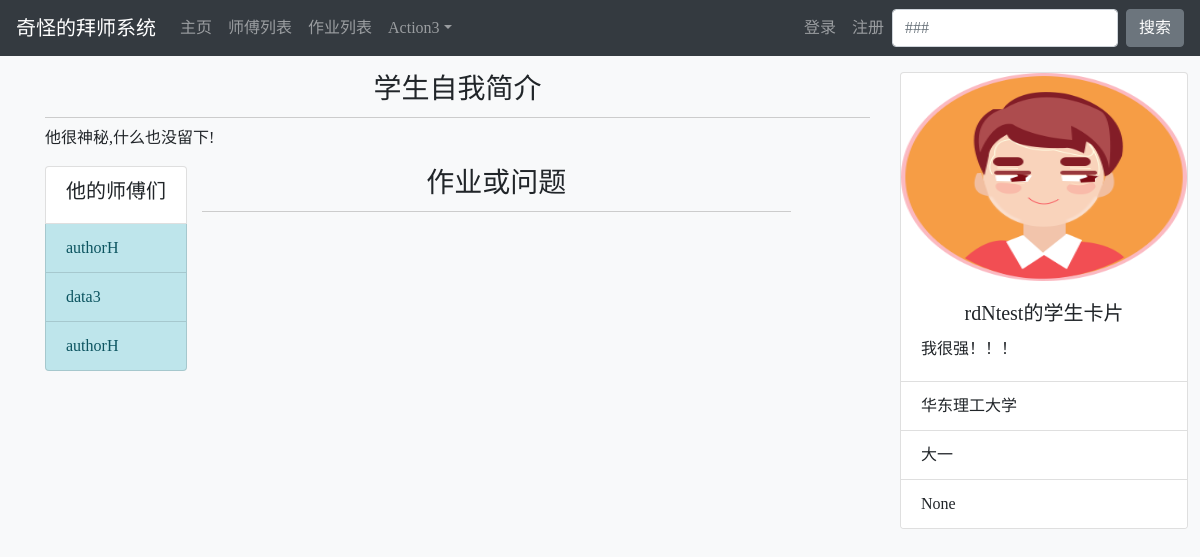
The page /Apprenticeship/student_outside_info/16 on the database its author committed.
### Apprenticeship/models.py (models this page shows, shortened)
class ApprenticeRequest(models.Model):
    user = models.ForeignKey(User, on_delete=models.DO_NOTHING, null=True)
    teacher = models.ForeignKey(Teacher, on_delete=models.DO_NOTHING)
    created_time = models.DateTimeField(auto_now_add=True)
    result = models.IntegerField(default=0)  # 0表示请求中，1表示请求成功，2表示请求失败

### user/models.py (models this page shows, shortened)
class Teacher(models.Model):
    user = models.OneToOneField(User, on_delete=models.CASCADE, null=True)
    teacher_name = models.CharField(max_length=10, null=True)
    skill = models.CharField(max_length=50, null=True)
    enter_time = models.DateTimeField(null=True, blank=True)
    self_introduction = RichTextUploadingField(null=True)

class Student(models.Model):
    user = models.OneToOneField(User, on_delete=models.CASCADE, null=True)
    student_name = models.CharField(max_length=10, null=True)
    enter_time = models.DateTimeField(null=True, blank=True)
    help = models.CharField(max_length=50, null=True)
    self_introduction = RichTextUploadingField(null=True)

class Profile(models.Model):
    user = models.OneToOneField(User, on_delete=models.CASCADE)
    student_ID = models.CharField(max_length=8, null=True, verbose_name="学号")
    portrait = models.ImageField('头像', upload_to=user_directory_path, blank=True, null=True)
    real_name = models.CharField(max_length=10, null=True, verbose_name="真实姓名")
    nickname = models.CharField(max_length=20, verbose_name='昵称')
    school = models.CharField(max_length=10, default='华东理工大学')
    sex = models.CharField(max_length=2, null=True)
    grade = models.CharField(max_length=5)
    major = models.ForeignKey(Major, on_delete=models.DO_NOTHING, null=True)
    photo_resize = ImageSpecField(  # 注意：ImageSpecField 不会生成数据库表的字段
        source='portrait',
        processors=[ResizeToFill(148, 207)],  # 处理成一寸照片的大小
        format='JPEG',  # 处理后的图片格式
        options={'quality': 95}  # 处理后的图片质量
    )
    def photo_resize_url(self):
        if self.photo_resize and hasattr(self.photo_resize, 'url'):
            return self.photo_resize.url
        else:
            return '\\media\\upload\\default\\user.jpg'

### Apprenticeship/views.py (the view)
# urls.py: path('student_outside_info/<int:user_pk>', views.student_info_outside, name='student_info_outside'),
def student_info_outside(request, user_pk):
    user = get_object_or_404(User, pk=user_pk)
    student = Student.objects.get(user=user)  # 被评论的对象
    teacherList = ApprenticeRequest.objects.filter(user=user)
    context = {}
    context['teacherList'] = teacherList
    context['user_out'] = user
    context['student'] = user.student
    return render(request, 'Apprenticeship/student_info_outside.html', context)

### user/models.py (called while the page is built)
def get_Profile(self):
    if Profile.objects.filter(user=self).exists():
        profile = Profile.objects.get(user=self)
        return profile
    else:
        return ''

### Apprenticeship/templates/Apprenticeship/student_info_outside.html (shortened to what this page needs)
{% extends 'base.html' %}
{% load staticfiles %}
{% block content %}
    <br>
    <div class="container">
        <div class="row">
            <div class="col-md-9">
                <h3 class="commet-area-title" style="text-align: center;border-bottom: 1px solid #ccc;padding-bottom: 0.4em">学生自我简介</h3>
                {% if student.self_introduction %}
                    <p aligin="left">
                        {% autoescape off %}
                        {{ student.self_introduction }}
                        {% endautoescape %}
                    </p>
                {% else %}
                <p aligin="left">
                    他很神秘,什么也没留下!
                </p>
                {% endif %}
                <div class="container">
                    <div class="row">
                        <div class="col-dm-4">
                            <ul class="list-group">
                                <li class="list-group-item"><h5>他的师傅们</h5></li>
                                {% for item in teacherList %}
                                    {% if item.teacher.teacher_name %}
                                        <li class="list-group-item list-group-item-info">
                                            {{ item.teacher.teacher_name }}
                                        </li>
                                    {% else %}
                                    <li class="list-group-item list-group-item-info">
                                        一个不愿意透露姓名的老师
                                    </li>
                                    {% endif %}
                                {% empty %}
                                    <li class="list-group-item list-group-item-warning">暂时还没有师傅</li>
                                {% endfor %}
                              </ul>
                        </div>
                        <div class="col-md-9">
                            <h3 class="commet-area-title" style="text-align: center;border-bottom: 1px solid #ccc;padding-bottom: 0.4em">作业或问题</h3>
                        </div>
                    </div>
                </div>
            </div>
            <div class="col-md-3">
                <div class="card" style="width: 18rem;">
                    <img src="{{ user_out.Profile.photo_resize_url }}"height="208" width="74" class="card-img-top" alt="...">
                    <div class="card-body">
                      <h5 class="card-title" style="text-align: center;" >{{ student.student_name }}的学生卡片</h5>
                      {% if student.help %}
                        <p class="card-text">需要{{ student.help }}这些方面的帮助</p>
                      {% else %}
                        <p class="card-text">我很强！！！</p>
                      {% endif %}
                    </div>
                    <ul class="list-group list-group-flush">
                        <li class="list-group-item">{{ user_out.Profile.school }}</li>
                        <li class="list-group-item">{{ user_out.Profile.grade }}</li>
                        <li class="list-group-item">{{ user_out.Profile.major }}</li>
                    </ul>
            </div>
        </div>
    </div>
{% endblock %}

### templates/base.html (style rules this page uses)
html { height: 100%; }
body { display: flex; flex-direction: column; height: 100%; font-family: '微软雅黑'; }

### rows shown on the page
ApprenticeRequest: teacher.teacher_name "authorH"
ApprenticeRequest: teacher.teacher_name "data3"
ApprenticeRequest: teacher.teacher_name "authorH"
Student: student_name "rdNtest"

### other values the page prints
{{ user_out.Profile.school }} "华东理工大学"
{{ user_out.Profile.grade }} "大一"
{{ user_out.Profile.major }} "None"
